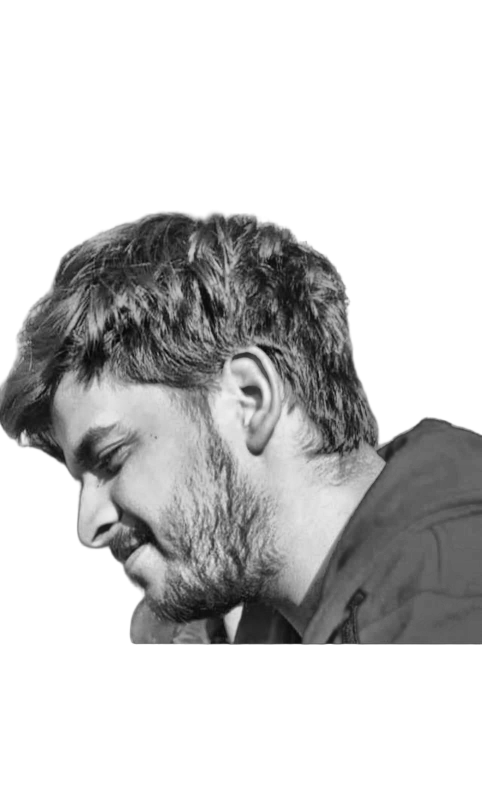
#> input picture source-prepped.png, 964 x 1600 px (shown at 1/2 size)
$ python make_ascii_svg.py
#> lines starting #> are read from the running program, lines starting #| are printed output that depends on the picture
"""Turn source-prepped.png into a self-typing, monochrome ASCII SVG."""
import os
from pathlib import Path
from xml.sax.saxutils import escape

import numpy as np
from PIL import Image

ROOT = Path(__file__).resolve().parent.parent
SRC = ROOT / "source-prepped.png"
OUT = ROOT / "avi-ascii.svg"

RAMP = " .`:-=+*cs#%@"      # bright (sparse) -> dark (dense)
COLS = 110                  # characters per row
CHAR_W = 5.5                # px per character
CHAR_H = 11.0               # px per row (monospace glyphs are ~2x taller than wide)
FONT_SIZE = 10
FILL = "#c9d1d9"            # one light-gray colour
BG = "#0d1117"
ROW_DELAY = 0.07            # seconds between rows
ROW_DUR = 0.45              # seconds for one row to wipe in
STATIC = os.environ.get("STATIC") == "1"


def load_cropped():
    img = Image.open(SRC).convert("L")
#> img is the input picture: PIL image 964x1600 L; min 5, max 255, mean 201.7
    a = np.array(img)
    ys, xs = np.where(a < 245)              # everything that isn't background white
    pad = 12
    box = (max(xs.min() - pad, 0), max(ys.min() - pad, 0),
           min(xs.max() + pad, img.width), min(ys.max() + pad, img.height))
#> box = (0, 409, 964, 1301)
    return img.crop(box)
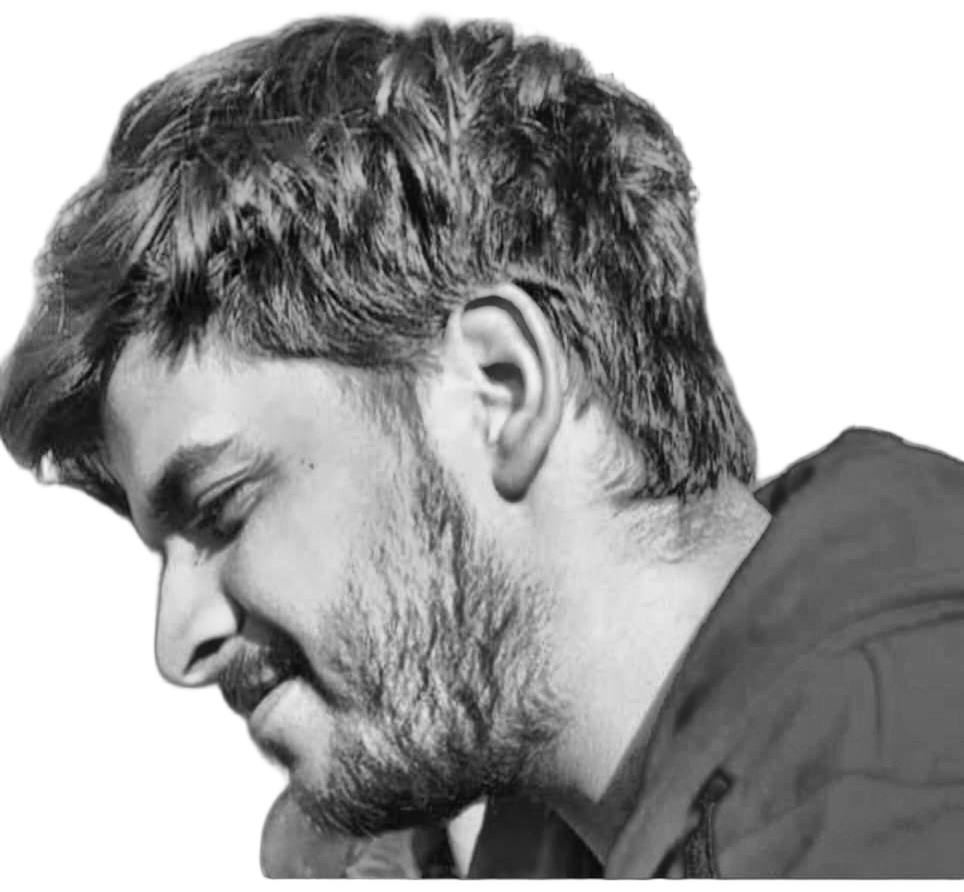
#> returned value: PIL image 964x892 L; min 5, max 255, mean 159.3


def to_rows(img):
    w, h = img.size
#> w = 964; h = 892
    rows = max(1, round(COLS * (h / w) * (CHAR_W / CHAR_H)))
#> rows = 51
    small = img.resize((COLS, rows), Image.LANCZOS)
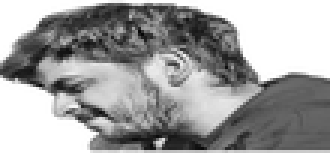
#> small: PIL image 110x51 L (shown 3 times larger); min 6, max 255, mean 159
    a = np.array(small).astype(float) / 255.0
    fg = a[a < 0.96]                         # stretch levels using subject pixels only
#> fg = 4019 values, max 0.957 at index 863, min 0.0235 at index 531, mean 0.475
    lo, hi = np.percentile(fg, 2), np.percentile(fg, 98)
#> lo = 0.118; hi = 0.882
    a = np.clip((a - lo) / (hi - lo), 0, 1)
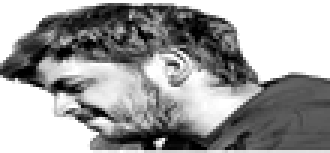
#> a: shape (51, 110) float64 (shown 3 times larger); min 0, max 1, mean 0.618
    a = a ** 0.95                            # tuned so face detail survives against dark hair and gray hoodie
    idx = np.clip(((1 - a) * (len(RAMP) - 1)).round().astype(int), 0, len(RAMP) - 1)
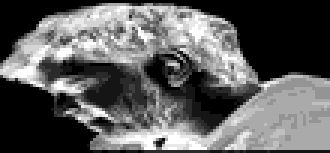
#> idx: shape (51, 110) int64 (shown 3 times larger); min 0, max 12, mean 4.46; drawn with min black and max white
    return ["".join(RAMP[i] for i in row).rstrip() for row in idx]


def build_svg(lines):
    pad = 12
    W = COLS * CHAR_W + pad * 2
    H = len(lines) * CHAR_H + pad * 2
    out = [f'<svg xmlns="http://www.w3.org/2000/svg" width="{W:.0f}" height="{H:.0f}" '
           f'viewBox="0 0 {W:.0f} {H:.0f}">',
           f'<rect width="100%" height="100%" rx="8" fill="{BG}"/>', "<defs>"]
    if not STATIC:
        for i in range(len(lines)):
            b = i * ROW_DELAY
            out.append(
                f'<clipPath id="c{i}"><rect x="{pad}" y="{pad + i * CHAR_H:.1f}" width="0" '
                f'height="{CHAR_H}"><animate attributeName="width" from="0" to="{COLS * CHAR_W}" '
                f'begin="{b:.2f}s" dur="{ROW_DUR}s" fill="freeze"/></rect></clipPath>')
    out.append("</defs>")
    for i, line in enumerate(lines):
        if not line.strip():
            continue
        y = pad + (i + 1) * CHAR_H - 2.5
        clip = "" if STATIC else f' clip-path="url(#c{i})"'
        out.append(
            f'<text x="{pad}" y="{y:.1f}" font-family="ui-monospace,SFMono-Regular,Menlo,Consolas,monospace" '
            f'font-size="{FONT_SIZE}" fill="{FILL}" xml:space="preserve" '
            f'textLength="{len(line) * CHAR_W:.1f}" lengthAdjust="spacing"{clip}>{escape(line)}</text>')
        if not STATIC:   # block cursor riding the wipe edge
            b = i * ROW_DELAY
            out.append(
                f'<rect x="{pad}" y="{pad + i * CHAR_H + 1:.1f}" width="{CHAR_W}" height="{CHAR_H - 2}" '
                f'fill="{FILL}" opacity="0"><animate attributeName="x" from="{pad}" to="{pad + COLS * CHAR_W}" '
                f'begin="{b:.2f}s" dur="{ROW_DUR}s" fill="freeze"/>'
                f'<animate attributeName="opacity" values="0.9;0.9;0" keyTimes="0;0.95;1" '
                f'begin="{b:.2f}s" dur="{ROW_DUR}s" fill="freeze"/></rect>')
    out.append("</svg>")
    return "\n".join(out)


if __name__ == "__main__":
    lines = to_rows(load_cropped())
#> lines = 51 items
    OUT.write_text(build_svg(lines), encoding="utf-8")
#> in build_svg, `H = len(lines) * CHAR_H + pad * 2`: H = 585
#> the loop in build_svg, `for i in range(len(lines)):` made 51 passes
#> b on passes 1 to 12: 0, 0.07, 0.14, 0.21, 0.28, 0.35, 0.42, 0.49, 0.56, 0.63, 0.7, 0.77
#> after the loop in build_svg, `for i in range(len(lines)):`: out = 54 items
#> the loop in build_svg, `for i, line in enumerate(lines):` made 51 passes
#> (y, clip, b) on passes 2 to 13: (31.5, ' clip-path="url(#c1)"', 0.07), (42.5, ' clip-path="url(#c2)"', 0.14), (53.5, ' clip-path="url(#c3)"', 0.21), (64.5, ' clip-path="url(#c4)"', 0.28), (75.5, ' clip-path="url(#c5)"', 0.35), (86.5, ' clip-path="url(#c6)"', 0.42), (97.5, ' clip-path="url(#c7)"', 0.49), (108.5, ' clip-path="url(#c8)"', 0.56), (119.5, ' clip-path="url(#c9)"', 0.63), (130.5, ' clip-path="url(#c10)"', 0.7), (141.5, ' clip-path="url(#c11)"', 0.77), (152.5, ' clip-path="url(#c12)"', 0.84)
#> line on pass 1: ''
#> after the loop in build_svg, `for i, line in enumerate(lines):`: out = 155 items
    print(f"Wrote {OUT.name}: {COLS} x {len(lines)} characters")
#| Wrote avi-ascii.svg: 110 x 51 characters
